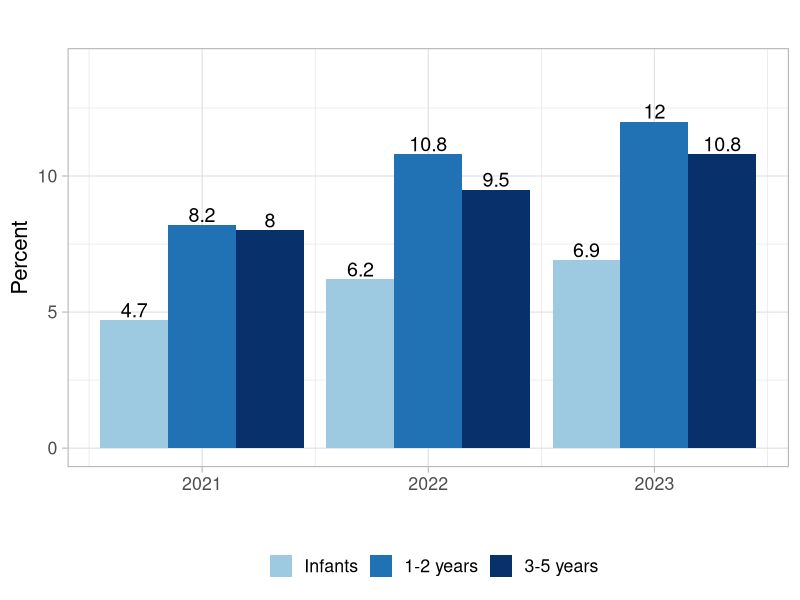
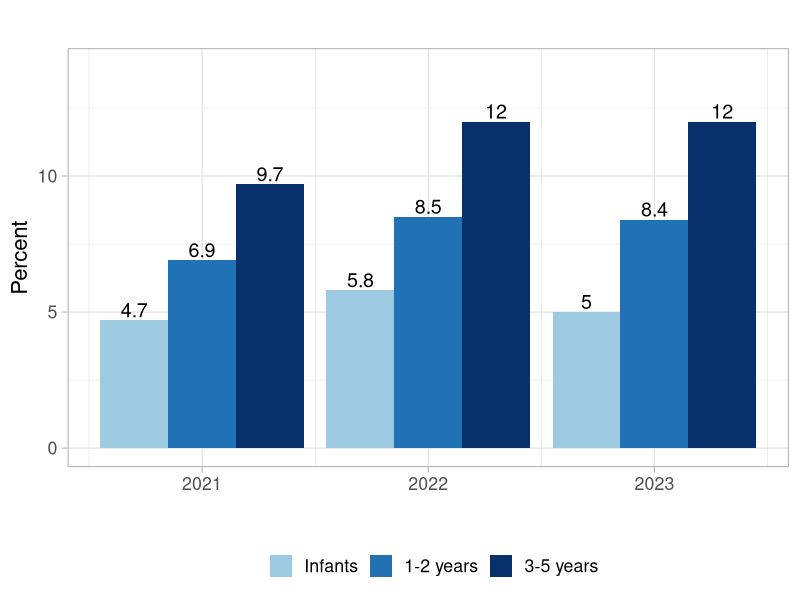
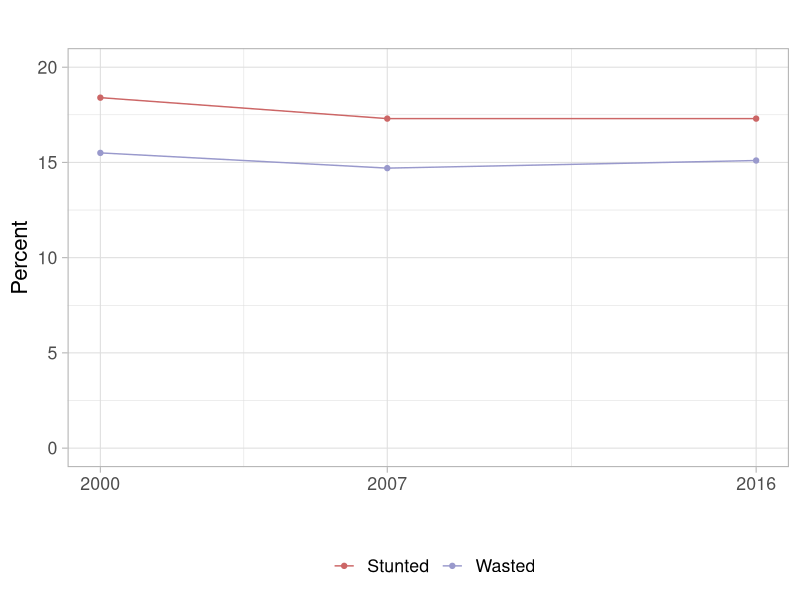
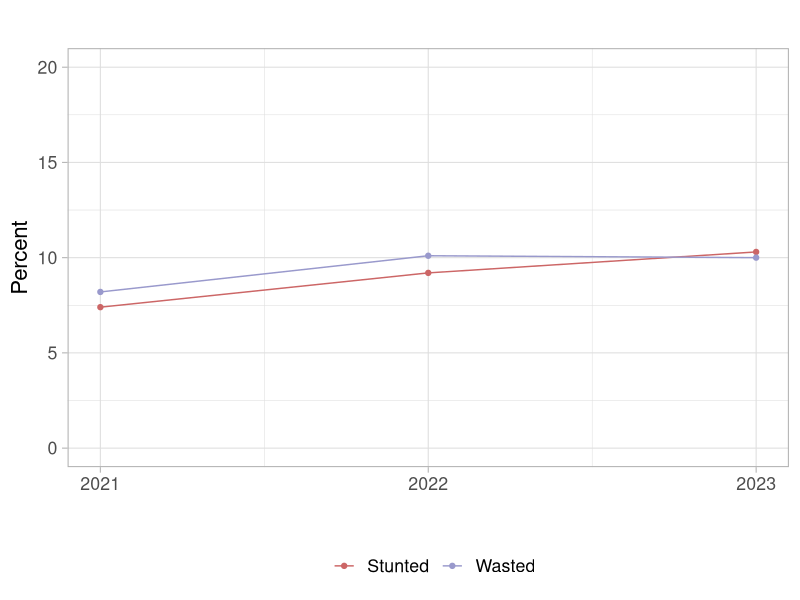

The R script that drew these images, in order:
## ---- chunk 1
#| echo: false
#| warning: false
#| message: false
library(tidyverse)
library(gridExtra)
# library(cowplot)

# Enter data
ntmnth_age <- tribble(
  ~agegp, ~year, ~stunt, ~waste, ~underwt,
  "Infants", 2023, 6.9, 5.0, 10.5,
  "1-2 years", 2023, 12.0, 8.4, 15.4,
  "3-5 years", 2023, 10.8, 12.0, 19.5,
  "Infants", 2022, 6.2, 5.8, 9.7,
  "1-2 years", 2022, 10.8, 8.5, 13.8,
  "3-5 years", 2022, 9.5, 12.0, 17.5,
  "Infants", 2021, 4.7, 4.7, 7.2,
  "1-2 years", 2021, 8.2, 6.9, 10.4,
  "3-5 years", 2021, 8.0, 9.7, 14.4
)
# Order age groups - infant > 1-2 > 3-5 

ntmnth_age <- ntmnth_age %>% 
  mutate(agegp = factor(agegp)) %>% 
  mutate(agegp=fct_relevel(agegp,c("Infants", "1-2 years", "3-5 years"))) 

my_bar <- function(x){ggplot(data = ntmnth_age, 
                             mapping = aes(x = year, y = {{x}}, fill = agegp)) + 
    geom_bar(stat = "identity", position=position_dodge())+
    geom_text(aes(label= {{x}}), vjust= -0.2, color = "black",
              position = position_dodge(0.9), size=5)}

dhs_o <- tribble(
  ~year,  ~underwt, ~stunt, ~waste,
  1993, 33.8, 29.7, 17.5,
  1996, 29.3, 26.1, 15.3,
  2000, 22.8, 18.4, 15.5,
  2007, 21.1, 17.3, 14.7,
  2016, 20.5, 17.3, 15.1
)

dhs_l <- dhs_o %>% 
  pivot_longer(
    cols = 2:4, 
    names_to = "ind", 
    values_to = "Percent")

dhs_sdg <- dhs_o %>% filter(year>1999) %>% 
  pivot_longer(
    cols = 3:4, 
    names_to = "ind", 
    values_to = "Percent")

## ---- chunk 2
#| echo: false
#| message: false
#| label: fig-stunt
#| fig-cap: "Stunting among under 5"
my_bar(stunt) + 
  scale_fill_grey() + 
  theme_light(base_size = 16) + 
  labs(x = "", y = "Percent", fill = "", title = "") +
  scale_y_continuous(limits = c(0, 14)) +
  scale_color_discrete(name = "") + 
  theme(legend.position = "bottom") + 
  scale_fill_manual("", values = c("Infants" = "#9ECAE1", "1-2 years" = "#2171B5", "3-5 years" = "#08306B"))

## ---- chunk 3
#| echo: false
#| message: false
#| label: fig-waste
#| fig-cap: "Wasting among under 5"
my_bar(waste) + 
  scale_fill_grey() + 
  theme_light(base_size = 16) + 
  labs(x = "", y = "Percent", fill = "", title = "") +
  scale_y_continuous(limits = c(0, 14)) +
  scale_color_discrete(name = "") + 
  theme(legend.position = "bottom") +
  scale_fill_manual("", values = c("Infants" = "#9ECAE1", "1-2 years" = "#2171B5", "3-5 years" = "#08306B"))

## ---- chunk 4
#| echo: false
#| message: false
#| label: fig-dhs
#| fig-cap: "Stunting and Wasting among Cildren Under 5 (DHS 2000, 2006/7 & 2016)"
ggplot(data = dhs_sdg, mapping = aes(x = year, y = Percent, group = ind)) +
theme_light(base_size = 16) +   
geom_line(aes(colour = ind)) +
  labs(x = "", y = "Percent", fill = "", title = "") +
geom_point(aes(colour = ind)) +
scale_x_continuous(breaks= c(2000, 2007, 2016)) +
scale_y_continuous(limits = c(0, 20)) +
scale_color_manual("", values=c("#CC6666", "#9999CC"),
breaks = c("stunt", "waste"),
labels = c("Stunted", "Wasted")) +
theme(legend.position = "bottom")
## ---- chunk 5
#| echo: false
#| message: false
#| label: fig-ntmth
#| fig-cap: "Stunting and Wasting among Cildren Under 5 (Nutrition months 2021, 2022 & 2023)"

ntmnth_o <- tribble(
  ~year,  ~underwt, ~stunt, ~waste,
  2021, 12.2, 7.4, 8.2,
  2022, 15.3, 9.2, 10.1,
  2023, 17.1, 10.3, 10.0
)

ntmnth_sdg <- ntmnth_o %>% 
  pivot_longer(
    cols = 3:4, 
    names_to = "ind", 
    values_to = "Percent")
ntmnth_sdg <- ntmnth_sdg %>%
mutate(ind = factor(ind)) %>%
mutate(ind=fct_relevel(ind,c("stunt", "waste")))
ggplot(data = ntmnth_sdg, mapping = aes(x = year, y = Percent, group = ind)) +
geom_line(aes(colour = ind)) +
geom_point(aes(colour = ind)) +
    theme_light(base_size = 16) + 
  labs(x = "", y = "Percent", fill = "", title = "") +
scale_x_continuous(breaks= c(2021, 2022, 2023))+
scale_y_continuous(limits = c(0, 20)) +
  scale_color_manual(values=c("#CC6666", "#9999CC"),
name = "",
breaks = c("stunt", "waste"),
labels = c("Stunted", "Wasted")) +
theme(legend.position = "bottom")
